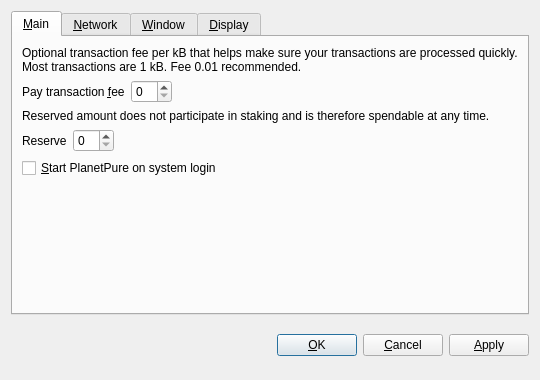
<?xml version="1.0" encoding="UTF-8"?>
<ui version="4.0">
 <class>OptionsDialog</class>
 <widget class="QDialog" name="OptionsDialog">
  <property name="geometry">
   <rect>
    <x>0</x>
    <y>0</y>
    <width>540</width>
    <height>380</height>
   </rect>
  </property>
  <property name="windowTitle">
   <string>Options</string>
  </property>
  <property name="modal">
   <bool>true</bool>
  </property>
  <layout class="QVBoxLayout" name="verticalLayout">
   <item>
    <widget class="QTabWidget" name="tabWidget">
     <property name="tabPosition">
      <enum>QTabWidget::North</enum>
     </property>
     <property name="currentIndex">
      <number>0</number>
     </property>
     <widget class="QWidget" name="tabMain">
      <attribute name="title">
       <string>&amp;Main</string>
      </attribute>
      <layout class="QVBoxLayout" name="verticalLayout_Main">
       <item>
        <widget class="QLabel" name="transactionFeeInfoLabel">
         <property name="text">
          <string>Optional transaction fee per kB that helps make sure your transactions are processed quickly. Most transactions are 1 kB. Fee 0.01 recommended.</string>
         </property>
         <property name="textFormat">
          <enum>Qt::PlainText</enum>
         </property>
         <property name="wordWrap">
          <bool>true</bool>
         </property>
        </widget>
       </item>
       <item>
        <layout class="QHBoxLayout" name="horizontalLayoutFee">
         <item>
          <widget class="QLabel" name="transactionFeeLabel">
           <property name="text">
            <string>Pay transaction &amp;fee</string>
           </property>
           <property name="textFormat">
            <enum>Qt::PlainText</enum>
           </property>
           <property name="buddy">
            <cstring>transactionFee</cstring>
           </property>
          </widget>
         </item>
         <item>
          <widget class="BitcoinAmountField" name="transactionFee"/>
         </item>
         <item>
          <spacer name="horizontalSpacerFee">
           <property name="orientation">
            <enum>Qt::Horizontal</enum>
           </property>
           <property name="sizeHint" stdset="0">
            <size>
             <width>40</width>
             <height>20</height>
            </size>
           </property>
          </spacer>
         </item>
        </layout>
       </item>
       <item>
        <widget class="QLabel" name="reserveBalanceInfoLabel">
         <property name="text">
          <string>Reserved amount does not participate in staking and is therefore spendable at any time.</string>
         </property>
         <property name="textFormat">
          <enum>Qt::PlainText</enum>
         </property>
         <property name="wordWrap">
          <bool>true</bool>
         </property>
        </widget>
       </item>
       <item>
        <layout class="QHBoxLayout" name="horizontalLayoutReserveBalance">
         <item>
          <widget class="QLabel" name="reserveBalanceLabel">
           <property name="text">
            <string>Reserve</string>
           </property>
           <property name="textFormat">
            <enum>Qt::PlainText</enum>
           </property>
           <property name="buddy">
            <cstring>reserveBalance</cstring>
           </property>
          </widget>
         </item>
         <item>
          <widget class="BitcoinAmountField" name="reserveBalance"/>
         </item>
         <item>
          <spacer name="horizontalSpacerReserveBalance">
           <property name="orientation">
            <enum>Qt::Horizontal</enum>
           </property>
           <property name="sizeHint" stdset="0">
            <size>
             <width>40</width>
             <height>20</height>
            </size>
           </property>
          </spacer>
         </item>
        </layout>
       </item>
       <item>
        <widget class="QCheckBox" name="bitcoinAtStartup">
         <property name="toolTip">
          <string>Automatically start PlanetPure after logging in to the system.</string>
         </property>
         <property name="text">
          <string>&amp;Start PlanetPure on system login</string>
         </property>
        </widget>
       </item>
       <item>
        <spacer name="verticalSpacer_Main">
         <property name="orientation">
          <enum>Qt::Vertical</enum>
         </property>
         <property name="sizeHint" stdset="0">
          <size>
           <width>20</width>
           <height>40</height>
          </size>
         </property>
        </spacer>
       </item>
      </layout>
     </widget>
     <widget class="QWidget" name="tabNetwork">
      <attribute name="title">
       <string>&amp;Network</string>
      </attribute>
      <layout class="QVBoxLayout" name="verticalLayout_Network">
       <item>
        <widget class="QCheckBox" name="mapPortUpnp">
         <property name="toolTip">
          <string>Automatically open the PlanetPure client port on the router. This only works when your router supports UPnP and it is enabled.</string>
         </property>
         <property name="text">
          <string>Map port using &amp;UPnP</string>
         </property>
        </widget>
       </item>
       <item>
        <widget class="QCheckBox" name="connectSocks">
         <property name="toolTip">
          <string>Connect to the PlanetPure network through a SOCKS proxy (e.g. when connecting through Tor).</string>
         </property>
         <property name="text">
          <string>&amp;Connect through SOCKS proxy:</string>
         </property>
        </widget>
       </item>
       <item>
        <layout class="QHBoxLayout" name="horizontalLayout_Network">
         <item>
          <widget class="QLabel" name="proxyIpLabel">
           <property name="text">
            <string>Proxy &amp;IP:</string>
           </property>
           <property name="textFormat">
            <enum>Qt::PlainText</enum>
           </property>
           <property name="buddy">
            <cstring>proxyIp</cstring>
           </property>
          </widget>
         </item>
         <item>
          <widget class="QValidatedLineEdit" name="proxyIp">
           <property name="maximumSize">
            <size>
             <width>140</width>
             <height>16777215</height>
            </size>
           </property>
           <property name="toolTip">
            <string>IP address of the proxy (e.g. 127.0.0.1)</string>
           </property>
          </widget>
         </item>
         <item>
          <widget class="QLabel" name="proxyPortLabel">
           <property name="text">
            <string>&amp;Port:</string>
           </property>
           <property name="textFormat">
            <enum>Qt::PlainText</enum>
           </property>
           <property name="buddy">
            <cstring>proxyPort</cstring>
           </property>
          </widget>
         </item>
         <item>
          <widget class="QLineEdit" name="proxyPort">
           <property name="maximumSize">
            <size>
             <width>55</width>
             <height>16777215</height>
            </size>
           </property>
           <property name="toolTip">
            <string>Port of the proxy (e.g. 9050)</string>
           </property>
          </widget>
         </item>
         <item>
          <widget class="QLabel" name="socksVersionLabel">
           <property name="text">
            <string>SOCKS &amp;Version:</string>
           </property>
           <property name="textFormat">
            <enum>Qt::PlainText</enum>
           </property>
           <property name="buddy">
            <cstring>socksVersion</cstring>
           </property>
          </widget>
         </item>
         <item>
          <widget class="QValueComboBox" name="socksVersion">
           <property name="toolTip">
            <string>SOCKS version of the proxy (e.g. 5)</string>
           </property>
          </widget>
         </item>
         <item>
          <spacer name="horizontalSpacer_Network">
           <property name="orientation">
            <enum>Qt::Horizontal</enum>
           </property>
           <property name="sizeHint" stdset="0">
            <size>
             <width>40</width>
             <height>20</height>
            </size>
           </property>
          </spacer>
         </item>
        </layout>
       </item>
       <item>
        <spacer name="verticalSpacer_Network">
         <property name="orientation">
          <enum>Qt::Vertical</enum>
         </property>
         <property name="sizeHint" stdset="0">
          <size>
           <width>20</width>
           <height>40</height>
          </size>
         </property>
        </spacer>
       </item>
      </layout>
     </widget>
     <widget class="QWidget" name="tabWindow">
      <attribute name="title">
       <string>&amp;Window</string>
      </attribute>
      <layout class="QVBoxLayout" name="verticalLayout_Window">
       <item>
        <widget class="QCheckBox" name="minimizeToTray">
         <property name="toolTip">
          <string>Show only a tray icon after minimizing the window.</string>
         </property>
         <property name="text">
          <string>&amp;Minimize to the tray instead of the taskbar</string>
         </property>
        </widget>
       </item>
       <item>
        <widget class="QCheckBox" name="minimizeOnClose">
         <property name="toolTip">
          <string>Minimize instead of exit the application when the window is closed. When this option is enabled, the application will be closed only after selecting Quit in the menu.</string>
         </property>
         <property name="text">
          <string>M&amp;inimize on close</string>
         </property>
        </widget>
       </item>
       <item>
        <spacer name="verticalSpacer_Window">
         <property name="orientation">
          <enum>Qt::Vertical</enum>
         </property>
         <property name="sizeHint" stdset="0">
          <size>
           <width>20</width>
           <height>40</height>
          </size>
         </property>
        </spacer>
       </item>
      </layout>
     </widget>
     <widget class="QWidget" name="tabDisplay">
      <attribute name="title">
       <string>&amp;Display</string>
      </attribute>
      <layout class="QVBoxLayout" name="verticalLayout_Display">
       <item>
        <layout class="QHBoxLayout" name="horizontalLayout_1_Display">
         <item>
          <widget class="QLabel" name="langLabel">
           <property name="text">
            <string>User Interface &amp;language:</string>
           </property>
           <property name="textFormat">
            <enum>Qt::PlainText</enum>
           </property>
           <property name="buddy">
            <cstring>lang</cstring>
           </property>
          </widget>
         </item>
         <item>
          <widget class="QValueComboBox" name="lang">
           <property name="toolTip">
            <string>The user interface language can be set here. This setting will take effect after restarting PlanetPure.</string>
           </property>
          </widget>
         </item>
        </layout>
       </item>
       <item>
        <layout class="QHBoxLayout" name="horizontalLayout_2_Display">
         <item>
          <widget class="QLabel" name="unitLabel">
           <property name="text">
            <string>&amp;Unit to show amounts in:</string>
           </property>
           <property name="textFormat">
            <enum>Qt::PlainText</enum>
           </property>
           <property name="buddy">
            <cstring>unit</cstring>
           </property>
          </widget>
         </item>
         <item>
          <widget class="QValueComboBox" name="unit">
           <property name="toolTip">
            <string>Choose the default subdivision unit to show in the interface and when sending coins.</string>
           </property>
          </widget>
         </item>
        </layout>
       </item>
       <item>
        <widget class="QCheckBox" name="displayAddresses">
         <property name="toolTip">
          <string>Whether to show PlanetPure addresses in the transaction list or not.</string>
         </property>
         <property name="text">
          <string>&amp;Display addresses in transaction list</string>
         </property>
        </widget>
       </item>
       <item>
        <widget class="QCheckBox" name="coinControlFeatures">
         <property name="toolTip">
          <string>Whether to show coin control features or not.</string>
         </property>
         <property name="text">
          <string>Display coin &amp;control features (experts only!)</string>
         </property>
        </widget>
       </item>
       <item>
        <spacer name="verticalSpacer_Display">
         <property name="orientation">
          <enum>Qt::Vertical</enum>
         </property>
         <property name="sizeHint" stdset="0">
          <size>
           <width>20</width>
           <height>40</height>
          </size>
         </property>
        </spacer>
       </item>
      </layout>
     </widget>
    </widget>
   </item>
   <item>
    <layout class="QHBoxLayout" name="horizontalLayout_Buttons">
     <item>
      <spacer name="horizontalSpacer_1">
       <property name="orientation">
        <enum>Qt::Horizontal</enum>
       </property>
       <property name="sizeHint" stdset="0">
        <size>
         <width>40</width>
         <height>48</height>
        </size>
       </property>
      </spacer>
     </item>
     <item>
      <widget class="QLabel" name="statusLabel">
       <property name="font">
        <font>
         <weight>75</weight>
         <bold>true</bold>
        </font>
       </property>
       <property name="text">
        <string/>
       </property>
       <property name="textFormat">
        <enum>Qt::PlainText</enum>
       </property>
       <property name="wordWrap">
        <bool>true</bool>
       </property>
      </widget>
     </item>
     <item>
      <spacer name="horizontalSpacer_2">
       <property name="orientation">
        <enum>Qt::Horizontal</enum>
       </property>
       <property name="sizeHint" stdset="0">
        <size>
         <width>40</width>
         <height>48</height>
        </size>
       </property>
      </spacer>
     </item>
     <item>
      <widget class="QPushButton" name="okButton">
       <property name="text">
        <string>&amp;OK</string>
       </property>
      </widget>
     </item>
     <item>
      <widget class="QPushButton" name="cancelButton">
       <property name="text">
        <string>&amp;Cancel</string>
       </property>
       <property name="autoDefault">
        <bool>false</bool>
       </property>
      </widget>
     </item>
     <item>
      <widget class="QPushButton" name="applyButton">
       <property name="text">
        <string>&amp;Apply</string>
       </property>
       <property name="autoDefault">
        <bool>false</bool>
       </property>
      </widget>
     </item>
    </layout>
   </item>
  </layout>
 </widget>
 <customwidgets>
  <customwidget>
   <class>BitcoinAmountField</class>
   <extends>QSpinBox</extends>
   <header>bitcoinamountfield.h</header>
  </customwidget>
  <customwidget>
   <class>QValueComboBox</class>
   <extends>QComboBox</extends>
   <header>qvaluecombobox.h</header>
  </customwidget>
  <customwidget>
   <class>QValidatedLineEdit</class>
   <extends>QLineEdit</extends>
   <header>qvalidatedlineedit.h</header>
  </customwidget>
 </customwidgets>
 <resources/>
 <connections/>
</ui>
